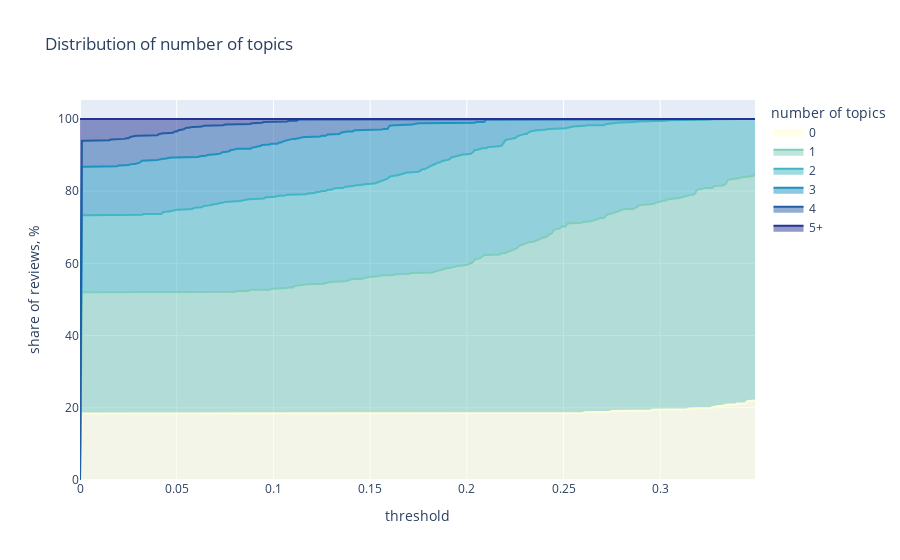

The notebook cell this image was saved under:
### Code cell
import tqdm
import plotly.express as px

tmp_dfs = []

# iterating through different threshold levels
for thr in tqdm.tqdm(np.arange(0, 0.35, 0.001)):
    # calculating number of topics with probability > threshold for each document
    tmp_df = pd.DataFrame(list(map(lambda x: len(list(filter(lambda y: y >= thr, x))), topic_distr))).rename(
        columns = {0: 'num_topics'}
    )
    tmp_df['num_docs'] = 1
    
    tmp_df['num_topics_group'] = tmp_df['num_topics']\
        .map(lambda x: str(x) if x < 5 else '5+')
    
    # aggregating stats
    tmp_df_aggr = tmp_df.groupby('num_topics_group', as_index = False).num_docs.sum()
    tmp_df_aggr['threshold'] = thr
    
    tmp_dfs.append(tmp_df_aggr)

num_topics_stats_df = pd.concat(tmp_dfs).pivot(index = 'threshold', 
                              values = 'num_docs',
                              columns = 'num_topics_group').fillna(0)

num_topics_stats_df = num_topics_stats_df.apply(lambda x: 100.*x/num_topics_stats_df.sum(axis = 1))

# visualisation
colormap = px.colors.sequential.YlGnBu
px.area(num_topics_stats_df, 
       title = 'Distribution of number of topics',
       labels = {'num_topics_group': 'number of topics',
                'value': 'share of reviews, %'},
       color_discrete_map = {
          '0': colormap[0],
          '1': colormap[3],
          '2': colormap[4],
          '3': colormap[5],
          '4': colormap[6],
          '5+': colormap[7]
      })

### Figure 1 — Plotly figure (JSON) as saved in the notebook; plotly's stock layout.template omitted (floating-point values rounded to 4 significant figures; data arrays with more than 128 entries replaced by an {"elided": "..."} marker saying what was removed)
{"data": [{"fillpattern": {"shape": ""}, "hovertemplate": "number of topics=0<br>threshold=%{x}<br>share of reviews, %=%{y}<extra></extra>", "legendgroup": "0", "line": {"color": "rgb(255,255,217)"}, "marker": {"symbol": "circle"}, "mode": "lines", "name": "0", "orientation": "v", "showlegend": true, "stackgroup": "1", "type": "scatter", "x": {"elided": "350 float values"}, "xaxis": "x", "y": {"elided": "350 float values"}, "yaxis": "y"}, {"fillpattern": {"shape": ""}, "hovertemplate": "number of topics=1<br>threshold=%{x}<br>share of reviews, %=%{y}<extra></extra>", "legendgroup": "1", "line": {"color": "rgb(127,205,187)"}, "marker": {"symbol": "circle"}, "mode": "lines", "name": "1", "orientation": "v", "showlegend": true, "stackgroup": "1", "type": "scatter", "x": {"elided": "350 float values"}, "xaxis": "x", "y": {"elided": "350 float values"}, "yaxis": "y"}, {"fillpattern": {"shape": ""}, "hovertemplate": "number of topics=2<br>threshold=%{x}<br>share of reviews, %=%{y}<extra></extra>", "legendgroup": "2", "line": {"color": "rgb(65,182,196)"}, "marker": {"symbol": "circle"}, "mode": "lines", "name": "2", "orientation": "v", "showlegend": true, "stackgroup": "1", "type": "scatter", "x": {"elided": "350 float values"}, "xaxis": "x", "y": {"elided": "350 float values"}, "yaxis": "y"}, {"fillpattern": {"shape": ""}, "hovertemplate": "number of topics=3<br>threshold=%{x}<br>share of reviews, %=%{y}<extra></extra>", "legendgroup": "3", "line": {"color": "rgb(29,145,192)"}, "marker": {"symbol": "circle"}, "mode": "lines", "name": "3", "orientation": "v", "showlegend": true, "stackgroup": "1", "type": "scatter", "x": {"elided": "350 float values"}, "xaxis": "x", "y": {"elided": "350 float values"}, "yaxis": "y"}, {"fillpattern": {"shape": ""}, "hovertemplate": "number of topics=4<br>threshold=%{x}<br>share of reviews, %=%{y}<extra></extra>", "legendgroup": "4", "line": {"color": "rgb(34,94,168)"}, "marker": {"symbol": "circle"}, "mode": "lines", "name": "4", "orientation": "v", "showlegend": true, "stackgroup": "1", "type": "scatter", "x": {"elided": "350 float values"}, "xaxis": "x", "y": {"elided": "350 float values"}, "yaxis": "y"}, {"fillpattern": {"shape": ""}, "hovertemplate": "number of topics=5+<br>threshold=%{x}<br>share of reviews, %=%{y}<extra></extra>", "legendgroup": "5+", "line": {"color": "rgb(37,52,148)"}, "marker": {"symbol": "circle"}, "mode": "lines", "name": "5+", "orientation": "v", "showlegend": true, "stackgroup": "1", "type": "scatter", "x": {"elided": "350 float values"}, "xaxis": "x", "y": {"elided": "350 float values"}, "yaxis": "y"}], "layout": {"legend": {"title": {"text": "number of topics"}, "tracegroupgap": 0}, "title": {"text": "Distribution of number of topics"}, "xaxis": {"anchor": "y", "domain": [0, 1], "title": {"text": "threshold"}}, "yaxis": {"anchor": "x", "domain": [0, 1], "title": {"text": "share of reviews, %"}}}}
